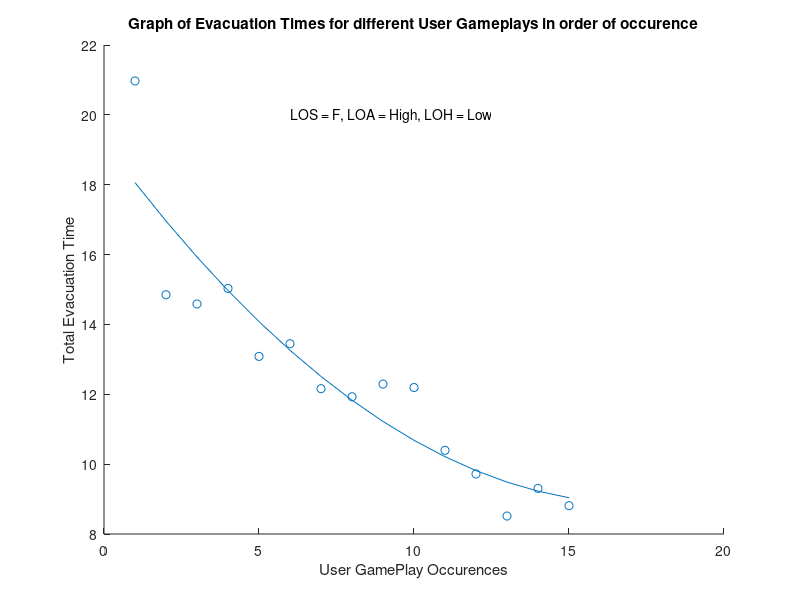

Source code (MATLAB):
y=[20.9715,14.85,14.586,15.0315,13.0845,13.4475,12.1605,11.9295,12.2925,12.1935,10.395,9.7185,8.514,9.306,8.811];
x=linspace(1,15,15);
figure
scatter(x,y);
hold on 
p = polyfit(x,y,2);
y1 = polyval(p,x);
plot(x,y1);
xlabel('User GamePlay Occurences');
ylabel('Total Evacuation Time');
title('Graph of Evacuation Times for different User Gameplays in order of occurence');
text(6,20,'LOS = F, LOA = High, LOH = Low');